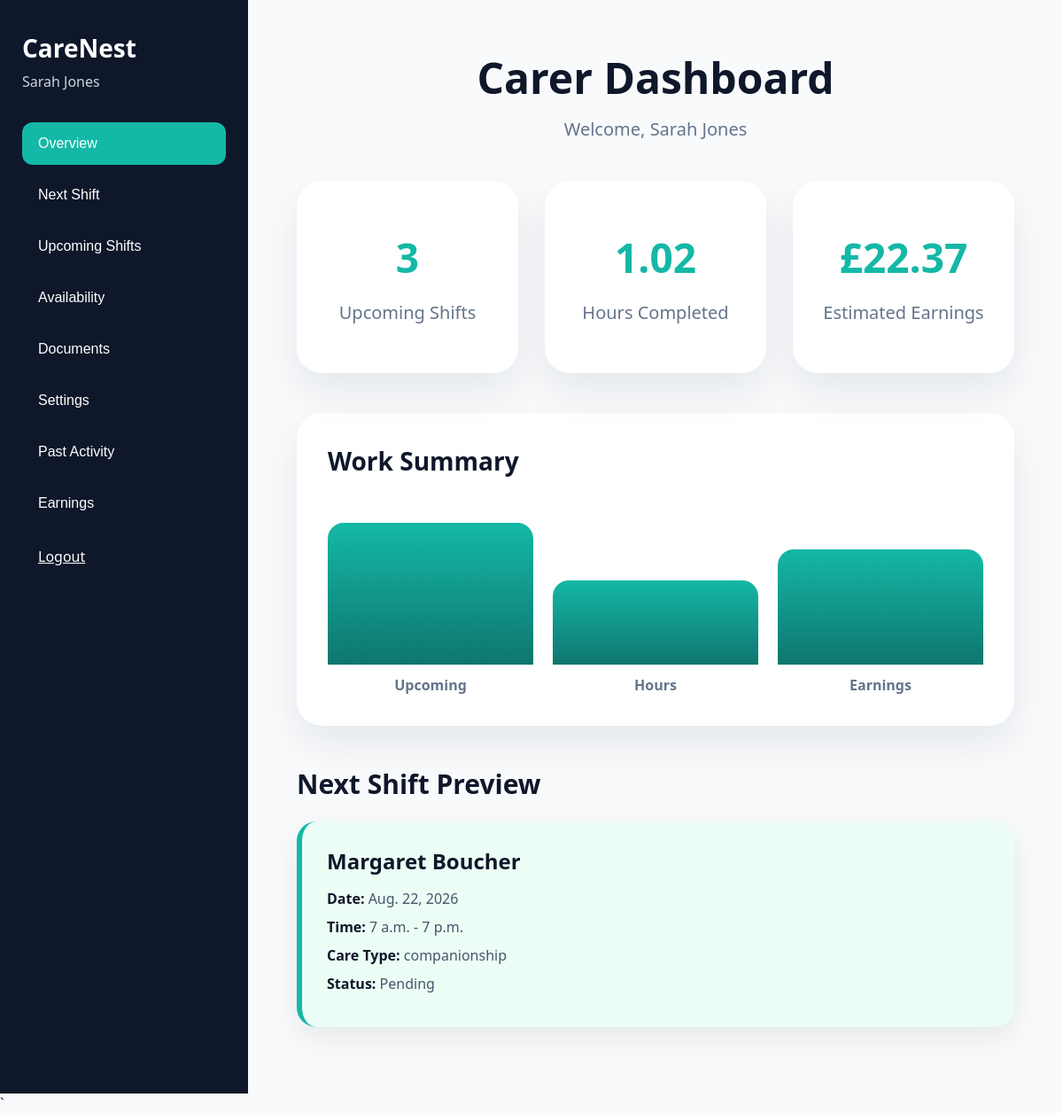
The page /carer-dashboard/ (signed in) on the database as committed earlier.
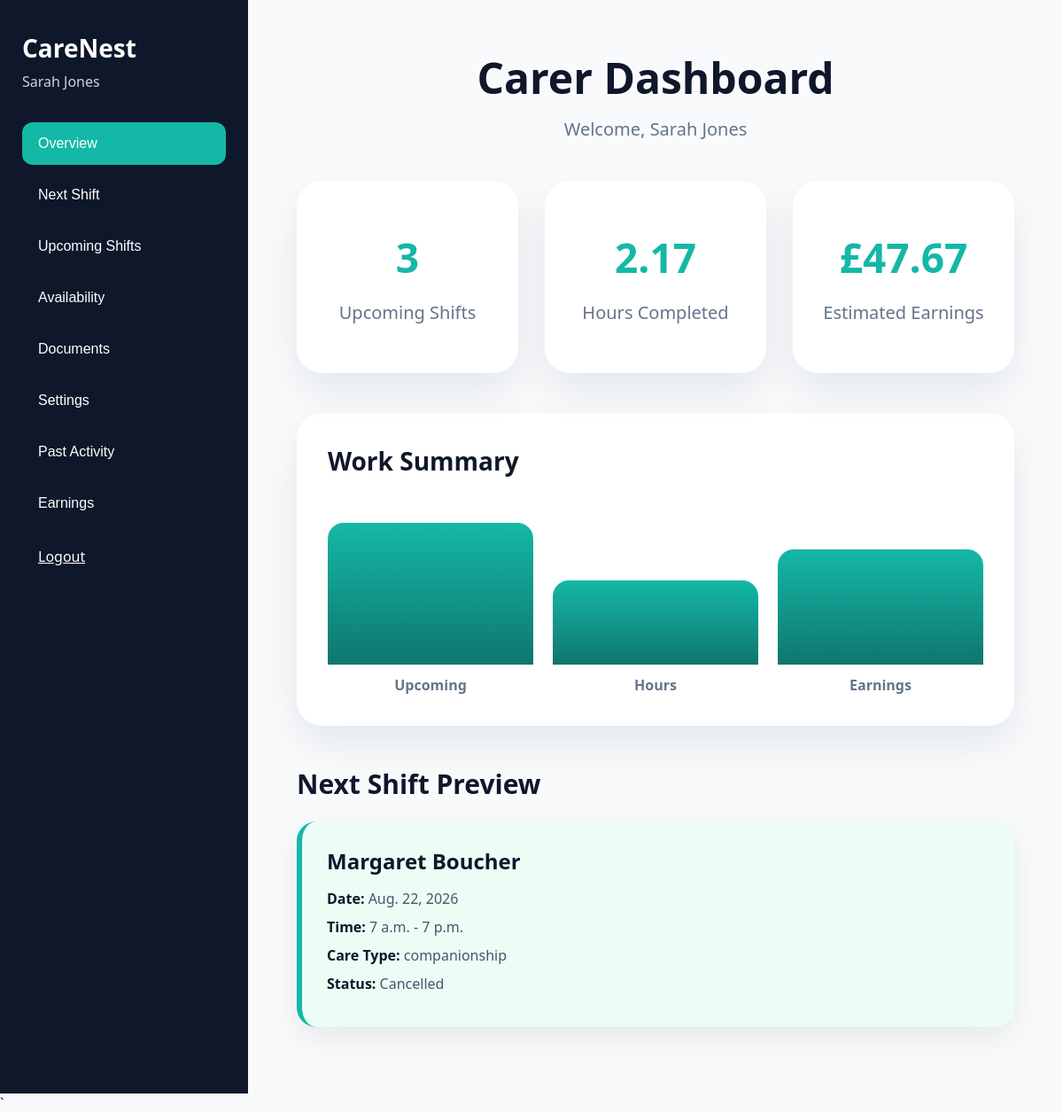
The same page on the database as committed later.
### bookings/models.py (models this page shows, shortened)
class Booking(models.Model):
    CARE_TYPES = (
        ('Personal Care', 'Personal Care'),
        ('Dementia Care', 'Dementia Care'),
        ('Companionship', 'Companionship'),
        ('Overnight Care', 'Overnight Care'),
        ('Respite Care', 'Respite Care'),
        ('Learning Disabilities Support', 'Learning Disabilities Support'),
        ('Autism Support', 'Autism Support'),
        ('Live-in Care', 'Live-in Care'),
        ('Mobility Support', 'Mobility Support'),
        ('Domestic Support', 'Domestic Support'),
        ('Shopping & Community Access', 'Shopping & Community Access'),
    )
    family = models.ForeignKey(
        User,
        on_delete=models.CASCADE,
        null=True,
        blank=True
    )
    client_name = models.CharField(max_length=100)
    client_email = models.EmailField()
    client_phone = models.CharField(
        max_length=20,
        blank=True
    )
    client_address = models.TextField(
        blank=True
    )
    client_postcode = models.CharField(
        max_length=20,
        blank=True
    )
    carer = models.ForeignKey(
        Carer,
        on_delete=models.CASCADE
    )
    care_type = models.CharField(
        max_length=50,
        choices=CARE_TYPES
    )
    booking_date = models.DateField()
    start_time = models.TimeField()
    end_time = models.TimeField()
    STATUS_CHOICES = (
    ('pending', 'Pending'),
    ('confirmed', 'Confirmed'),
    ('completed', 'Completed'),
    ('cancelled', 'Cancelled'),
    )
    status = models.CharField(
    max_length=20,
    choices=STATUS_CHOICES,
    default='pending'
    )
    created_at = models.DateTimeField(
        auto_now_add=True
    )

### carers/views.py (the view, shortened to what this page needs)
# urls.py: path('carer-dashboard/', carer_dashboard, name='carer_dashboard'),
@login_required
def carer_dashboard(request):
    carer = getattr(request.user, 'carer_profile', None)
    if carer is None:
        return render(
            request,
            'carers/not_a_carer.html'
        )
    print("POST RECEIVED")
    availabilities = Availability.objects.filter(
       carer=carer
    ).order_by('date')
    documents = CarerDocument.objects.filter(
        carer=carer
    ).order_by('-uploaded_at')
    document_form = CarerDocumentForm()
    settings_form = CarerSettingsForm(
        instance=carer
    )
    available_dates = []
    unavailable_dates = []
    for availability in availabilities:
        date_string = availability.date.strftime('%Y-%m-%d')
        if availability.status == 'available':
            available_dates.append(date_string)
        else:
            unavailable_dates.append(date_string)
    today = date.today()
    upcoming_bookings = Booking.objects.filter(
        carer=carer,
        booking_date__gte=today
    ).order_by('booking_date', 'start_time')
    past_bookings = Booking.objects.filter(
    carer=carer,
    status='completed'
    ).order_by('-booking_date')
    total_hours = 0
    for booking in past_bookings:
        start_datetime = datetime.combine(
            booking.booking_date,
            booking.start_time
        )
        end_datetime = datetime.combine(
            booking.booking_date,
            booking.end_time
        )
        if end_datetime < start_datetime:
            end_datetime += timedelta(days=1)
    duration = end_datetime - start_datetime
    total_hours += duration.total_seconds() / 3600
    estimated_earnings = total_hours * float(carer.hourly_rate)
    next_booking = upcoming_bookings.first()
    today = date.today()
    month = request.GET.get("month")
    year = request.GET.get("year")
    if month is None:
        month = today.month
    if year is None:
        year = today.year
    month = int(month)
    year = int(year)
    if month > 12:
        month = 1
        year += 1
    if month < 1:
        month = 12
        year -= 1
    cal = calendar.monthcalendar(year, month)
    month_name = calendar.month_name[month]
    return render(
        request,
        'carers/carer_dashboard.html',
        {
            'carer': carer,
            'next_booking': next_booking,
            'upcoming_bookings': upcoming_bookings,
            'past_bookings': past_bookings,
            'total_hours': round(total_hours, 2),
            'estimated_earnings': round(estimated_earnings, 2),
            'calendar': cal,
            'month': month,
            'year': year,
            'month_name': month_name,
            'availabilities': availabilities,
            'calendar': cal,
            'month': month,
            'year': year,
            'month_name': month_name,
            'available_dates': available_dates,
            'unavailable_dates': unavailable_dates,
            'documents': documents,
            'document_form': document_form,
            'today': date.today(),
            'settings_form': settings_form,
        }
   )

### carers/templates/carers/carer_dashboard.html (shortened to what this page needs)
<!DOCTYPE html>
<html>
<head>
</head>
<body>
<div class="dashboard-layout">
    <aside class="sidebar">
        <h2>CareNest</h2>
        <p>{{ carer.full_name }}</p>
        <button class="tab-button active" onclick="showTab('overview', this)">
            Overview
        </button>
        <button class="tab-button" onclick="showTab('next-shift', this)">
            Next Shift
        </button>
        <button class="tab-button" onclick="showTab('upcoming', this)">
            Upcoming Shifts
        </button>
        <button class="tab-button" onclick="showTab('availability', this)">
            Availability
        </button>
        <button class="tab-button" onclick="showTab('documents', this)">
            Documents
        </button>
        <button class="tab-button" onclick="showTab('settings', this)">
            Settings
        </button>
        <button class="tab-button" onclick="showTab('past', this)">
            Past Activity
        </button>
        <button class="tab-button" onclick="showTab('earnings', this)">
            Earnings
        </button>
        <a href="/logout/" class="tab-button">Logout</a>
    </aside>
    <main class="main-content">
        <div class="top-header">
            <h1>Carer Dashboard</h1>
            <p>Welcome, {{ carer.full_name }}</p>
        </div>
        <section id="overview" class="tab-content active">
            <div class="stats-grid">
                <div class="stat-card">
                    <h3>{{ upcoming_bookings|length }}</h3>
                    <p>Upcoming Shifts</p>
                </div>
                <div class="stat-card">
                    <h3>{{ total_hours }}</h3>
                    <p>Hours Completed</p>
                </div>
                <div class="stat-card">
                    <h3>£{{ estimated_earnings }}</h3>
                    <p>Estimated Earnings</p>
                </div>
            </div>
            <div class="dashboard-visual">
                <h2>Work Summary</h2>
                <div class="graph-bars">
                    <div class="bar-box">
                        <div class="bar" style="height: 160px;"></div>
                        <div class="bar-label">Upcoming</div>
                    </div>
                    <div class="bar-box">
                        <div class="bar" style="height: 95px;"></div>
                        <div class="bar-label">Hours</div>
                    </div>
                    <div class="bar-box">
                        <div class="bar" style="height: 130px;"></div>
                        <div class="bar-label">Earnings</div>
                    </div>
                </div>
            </div>
            <h2 class="section-title">Next Shift Preview</h2>
            {% if next_booking %}
                <div class="booking-card next-shift">
                    <h3>{{ next_booking.client_name }}</h3>
                    <div class="booking-detail">
                        <strong>Date:</strong>
                        {{ next_booking.booking_date }}
                    </div>
                    <div class="booking-detail">
                        <strong>Time:</strong>
                        {{ next_booking.start_time }} - {{ next_booking.end_time }}
                    </div>
                    <div class="booking-detail">
                        <strong>Care Type:</strong>
                        {{ next_booking.get_care_type_display }}
                    </div>
                    <div class="booking-detail">
                        <strong>Status:</strong>
                        {{ next_booking.get_status_display }}
                    </div>
                </div>
            {% else %}
                <div class="empty">
                    No upcoming shift yet.
                </div>
            {% endif %}
        </section>
    </main>
</div>
`
</body>
</html>

Rows that differ between the two databases and show on the page:
changed Booking "Margaret Boucher": status "Pending" → "Cancelled"
Other text that changed with them:
{{ total_hours }}: "1.02" → "2.17"
{{ estimated_earnings }}: "22.37" → "47.67"
